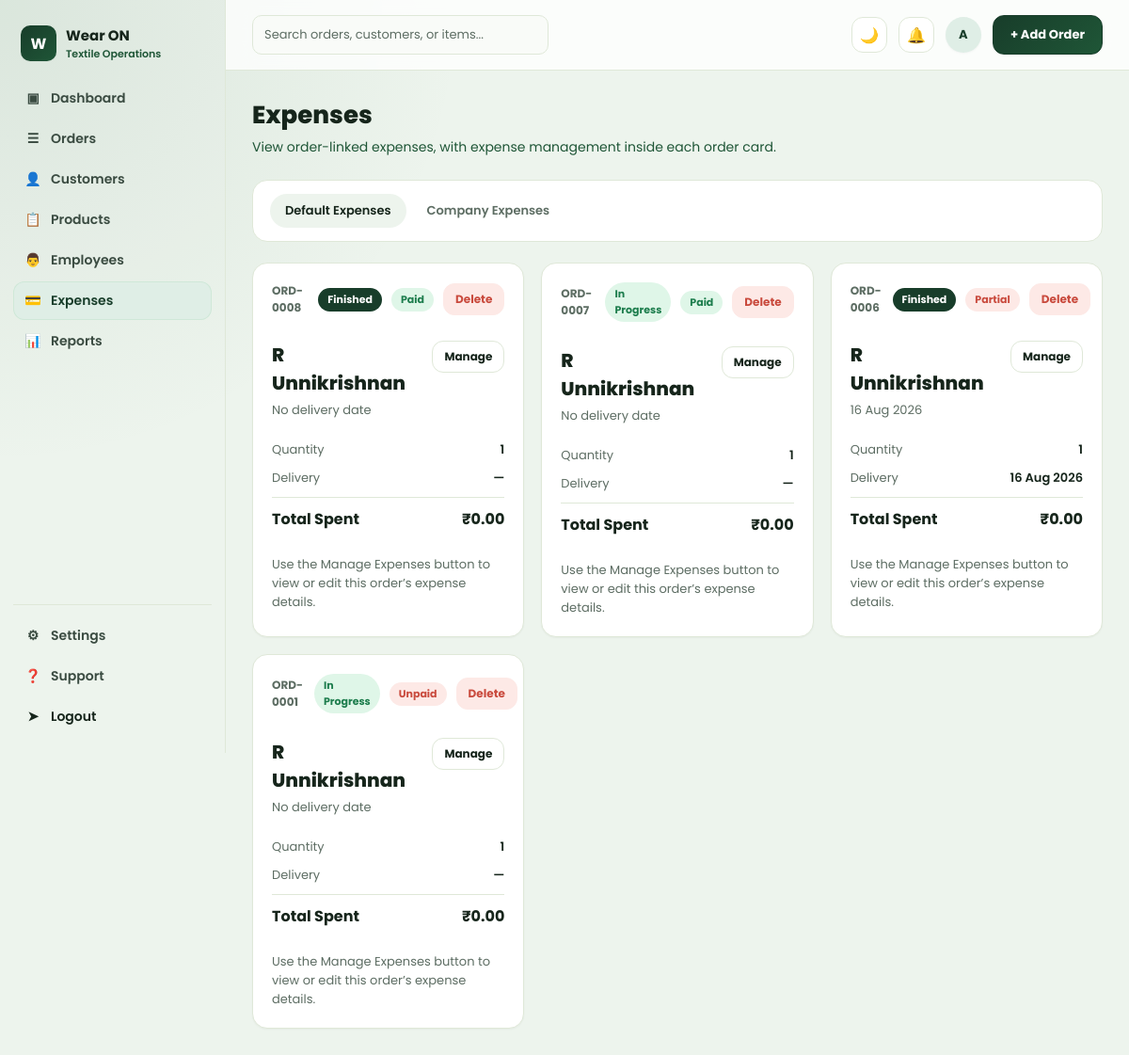
The app's page /expenses/ (signed in) with its own data.
### orders/models.py (models this page shows, shortened)
class Order(models.Model):
    STATUS_PENDING = "pending"
    STATUS_IN_PROGRESS = "in_progress"
    STATUS_FINISHED = "finished"
    STATUS_CANCELLED = "cancelled"
    STATUS_CHOICES = [
        (STATUS_PENDING, "Pending"),
        (STATUS_IN_PROGRESS, "In Progress"),
        (STATUS_FINISHED, "Finished"),
        (STATUS_CANCELLED, "Cancelled"),
    ]
    PRIORITY_LOW = "low"
    PRIORITY_MEDIUM = "medium"
    PRIORITY_HIGH = "high"
    PRIORITY_CHOICES = [
        (PRIORITY_LOW, "Low"),
        (PRIORITY_MEDIUM, "Medium"),
        (PRIORITY_HIGH, "High"),
    ]
    PAYMENT_METHOD_BANK = "bank_transfer"
    PAYMENT_METHOD_CHECK = "check"
    PAYMENT_METHOD_CARD = "card"
    PAYMENT_METHOD_ONLINE = "online_payment"
    PAYMENT_METHOD_OTHER = "other"
    PAYMENT_METHOD_CHOICES = [
        ("", "Select payment method"),
        (PAYMENT_METHOD_BANK, "Bank Transfer"),
        (PAYMENT_METHOD_CHECK, "Check"),
        (PAYMENT_METHOD_CARD, "Card"),
        (PAYMENT_METHOD_ONLINE, "Online Payment"),
        (PAYMENT_METHOD_OTHER, "Other"),
    ]
    order_number = models.CharField(max_length=20, unique=True, editable=False)
    customer = models.ForeignKey(Customer, on_delete=models.CASCADE, related_name="orders")
    status = models.CharField(max_length=20, choices=STATUS_CHOICES, default=STATUS_IN_PROGRESS)
    is_paid = models.BooleanField(default=False)
    order_date = models.DateField(default=timezone.localdate)
    expected_delivery_date = models.DateField(null=True, blank=True)
    reference_number = models.CharField("Reference / PO Number", max_length=50, blank=True)
    shipping_address = models.TextField(blank=True, help_text="Leave blank to use customer address")
    assigned_tailor = models.CharField(max_length=100, blank=True)
    priority = models.CharField(max_length=10, choices=PRIORITY_CHOICES, default=PRIORITY_MEDIUM)
    discount_percent = models.DecimalField(max_digits=5, decimal_places=2, default=0)
    amount_paid = models.DecimalField(max_digits=10, decimal_places=2, default=Decimal("0.00"))
    payment_method = models.CharField(
        max_length=30,
        choices=PAYMENT_METHOD_CHOICES,
        blank=True,
        default="",
    )
    payment_method_details = models.CharField(max_length=255, blank=True)
    customer_notes = models.TextField(blank=True)
    created_at = models.DateTimeField(auto_now_add=True)
    updated_at = models.DateTimeField(auto_now=True)
    class Meta:
        ordering = ["-created_at"]
    @property
    def subtotal(self):
        total = sum((item.subtotal for item in self.items.all()), Decimal("0"))
        return total.quantize(Decimal("0.01"))
    @property
    def discount_amount(self):
        return (self.subtotal * self.discount_percent / Decimal("100")).quantize(Decimal("0.01"))
    @property
    def grand_total(self):
        return self.subtotal - self.discount_amount
    @property
    def total_expenses(self):
        total = sum((expense.total for expense in self.expenses.all()), Decimal("0"))
        return total.quantize(Decimal("0.01"))
    @property
    def payment_status_label(self):
        if self.amount_paid >= self.grand_total and self.grand_total > Decimal("0"):
            return "Paid"
        if self.amount_paid > Decimal("0"):
            return "Partial"
        return "Unpaid"

class OrderItem(models.Model):
    order = models.ForeignKey(Order, on_delete=models.CASCADE, related_name="items")
    fabric = models.ForeignKey(
        Fabric, on_delete=models.SET_NULL, related_name="order_items", null=True, blank=True
    )
    item_name = models.CharField(max_length=150)
    description = models.CharField(max_length=255, blank=True)
    quantity = models.DecimalField(max_digits=10, decimal_places=2, default=1)
    unit_price = models.DecimalField("Rate", max_digits=10, decimal_places=2, default=0)
    @property
    def subtotal(self):
        return self.quantity * self.unit_price

class Customer(models.Model):
    name = models.CharField(max_length=150)
    company_name = models.CharField(max_length=150, blank=True)
    email = models.EmailField(blank=True)
    phone = models.CharField(max_length=20, blank=True)
    address = models.TextField(blank=True)
    created_at = models.DateTimeField(auto_now_add=True)
    class Meta:
        ordering = ["name"]

### orders/views.py (the view)
# urls.py: path("expenses/", views.expense_list, name="expense-list"),
@login_required
def expense_list(request):
    expense_type = request.GET.get("type", "default")
    if expense_type not in {"default", "company"}:
        expense_type = "default"
    context = {"expense_type": expense_type}
    if expense_type == "company":
        today = date.today()
        quarter_start, quarter_end = _quarter_bounds(today)
        company_category_choices = dict(CompanyExpense.CATEGORY_CHOICES)
        company_expenses = CompanyExpense.objects.all()
        this_quarter_expenses = company_expenses.filter(
            expense_date__gte=quarter_start, expense_date__lte=quarter_end
        )
        this_quarter_total = this_quarter_expenses.aggregate(total=Sum("amount"))["total"] or Decimal("0")
        all_time_total = company_expenses.aggregate(total=Sum("amount"))["total"] or Decimal("0")
        category_totals = (
            this_quarter_expenses.values("category").annotate(total=Sum("amount")).order_by("-total")
        )
        category_rows = [
            {
                "label": company_category_choices.get(row["category"], row["category"]),
                "total": row["total"] or Decimal("0"),
            }
            for row in category_totals
        ]
        max_category_total = max((row["total"] for row in category_rows), default=Decimal("0")) or Decimal("1")
        for row in category_rows:
            row["pct"] = int(row["total"] / max_category_total * 100)
        context.update(
            {
                "company_expenses": company_expenses,
                "quarter_label": f"Q{_quarter_number(today)} {today.year}",
                "this_quarter_total": this_quarter_total,
                "all_time_company_total": all_time_total,
                "company_category_rows": category_rows,
            }
        )
    else:
        orders = (
            Order.objects.select_related("customer")
            .prefetch_related("expenses")
            .order_by("-created_at")
        )
        context["orders"] = orders
    return render(request, "orders/expense_list.html", context)

### orders/templates/orders/expense_list.html (shortened to what this page needs)
{% extends "base.html" %}
{% load humanize %}
{% block content %}
<h1 class="page-title">Expenses</h1>
<p class="page-sub">
  {% if expense_type == "company" %}
  General business overhead — rent, utilities, salaries, and everything not tied to a specific order.
  {% else %}
  View order-linked expenses, with expense management inside each order card.
  {% endif %}
</p>
<div class="filter-bar">
  <div class="tabs">
    <a class="tab {% if expense_type == "default" %}active{% endif %}" href="?type=default">Default Expenses</a>
    <a class="tab {% if expense_type == "company" %}active{% endif %}" href="?type=company">Company Expenses</a>
  </div>
</div>
{% if expense_type == "company" %}
<div class="stat-grid">
  <div class="card stat-card"><div class="stat-label">This Quarter ({{ quarter_label }})</div><div class="stat-value red">&#8377;{{ this_quarter_total|intcomma }}</div></div>
  <div class="card stat-card"><div class="stat-label">All-Time Total</div><div class="stat-value">&#8377;{{ all_time_company_total|intcomma }}</div></div>
</div>
<div class="card info-card" style="margin-bottom:20px;">
  <h3>{{ quarter_label }} by Category</h3>
  {% for row in company_category_rows %}
  <div class="bar-row">
    <span class="bar-label">{{ row.label }}</span>
    <span class="bar-track"><span class="bar-fill danger-fill" style="width:{{ row.pct }}%;"></span></span>
    <span class="bar-value">&#8377;{{ row.total|intcomma }}</span>
  </div>
  {% empty %}
  <p class="text-muted">No company expenses logged this quarter yet.</p>
  {% endfor %}
</div>
<div class="card employee-section">
  <h3>All Company Expenses</h3>
  <p class="text-muted" style="margin-top:-6px;">Every entry stays here and in Reports even after the quarter it belongs to ends.</p>
  <div class="employee-table-wrap">
    <table class="employee-table">
      <thead>
        <tr>
          <th>Date</th>
          <th>Quarter</th>
          <th>Name</th>
          <th>Category</th>
          <th>Amount</th>
          <th>Notes</th>
          <th></th>
        </tr>
      </thead>
      <tbody>
        {% for expense in company_expenses %}
        <tr>
          <td>{{ expense.expense_date }}</td>
          <td>{{ expense.quarter_label }}</td>
          <td>{{ expense.name }}</td>
          <td>{{ expense.get_category_display }}</td>
          <td>&#8377;{{ expense.amount|intcomma }}</td>
          <td>{{ expense.notes|default:"—" }}</td>
          <td>
            <form method="post" action="{% url 'company-expense-delete' expense.pk %}" class="inline-form">
              {% csrf_token %}
              <button type="submit" class="btn btn-sm btn-danger" onclick="return confirm('Delete this company expense?');">Delete</button>
            </form>
          </td>
        </tr>
        {% empty %}
        <tr><td colspan="7" class="empty-row">No company expenses recorded yet.</td></tr>
        {% endfor %}
      </tbody>
    </table>
  </div>
</div>
{% else %}
<div class="order-grid">
  {% for order in orders %}
  <div class="card order-card">
    <div class="order-card-top">
      <span class="order-id">{{ order.order_number }}</span>
      <div class="status-actions">
        <span class="pill pill-{{ order.status }}">{{ order.get_status_display }}</span>
        <span class="pill pill-{{ order.is_paid|yesno:"paid,unpaid" }}">{{ order.payment_status_label }}</span>
        <form method="post" action="{% url 'order-delete' order.pk %}" class="inline-form">
          <button type="submit" class="btn btn-sm btn-danger" onclick="return confirm('Delete this order and all its expenses?');">Delete</button>
        </form>
      </div>
    </div>
    <div class="order-name-row">
      <div>
        <div class="order-name">{{ order.customer.name }}</div>
        <div class="text-muted" style="font-size:13px; margin-top:4px;">{{ order.expected_delivery_date|date:"d M Y"|default:"No delivery date" }}</div>
      </div>
      <a href="{% url 'order-expenses' order.pk %}" class="btn btn-sm btn-outline">Manage</a>
    </div>
    <div class="kv-row"><span class="k">Quantity</span><span class="v">{% with first_item=order.items.first %}{% if first_item %}{{ first_item.quantity|floatformat:0 }}{% else %}&mdash;{% endif %}{% endwith %}</span></div>
    <div class="kv-row"><span class="k">Delivery</span><span class="v">{{ order.expected_delivery_date|date:"d M Y"|default:"—" }}</span></div>
    <div class="order-total-row"><span>Total Spent</span><span>&#8377;{{ order.total_expenses|intcomma }}</span></div>
    <div class="expense-card-list">
      <p style="margin:0; color:var(--muted); font-size:13px;">Use the Manage Expenses button to view or edit this order’s expense details.</p>
    </div>
  </div>
  {% empty %}
  <div class="empty-state">No orders available yet.</div>
  {% endfor %}
</div>
{% endif %}
{% endblock %}

### templates/base.html (shortened to what this page needs)
{% load static %}<!DOCTYPE html>
<html lang="en">
<head>
  <link rel="stylesheet" href="{% static 'css/style.css' %}">
</head>
<body>
  <div class="app">
    <aside class="sidebar">
      <div class="brand">
        <div class="brand-mark">W</div>
        <div>
          <div class="brand-name">Wear ON</div>
          <div class="brand-sub">Textile Operations</div>
        </div>
      </div>
      <ul class="nav">
        <li><a href="{% url 'dashboard' %}" class="{% if request.resolver_match.url_name == 'dashboard' %}active{% endif %}"><span class="icon">&#9635;</span> Dashboard</a></li>
        <li><a href="{% url 'order-list' %}" class="{% if request.resolver_match.url_name in 'order-list,order-detail,order-create,order-edit' %}active{% endif %}"><span class="icon">&#9776;</span> Orders</a></li>
        <li><a href="{% url 'customer-list' %}" class="{% if request.resolver_match.url_name in 'customer-list,customer-detail' %}active{% endif %}"><span class="icon">&#128100;</span> Customers</a></li>
        <li><a href="{% url 'product-list' %}" class="{% if request.resolver_match.url_name == 'product-list' %}active{% endif %}"><span class="icon">&#128203;</span> Products</a></li>
        <li><a href="{% url 'employee-list' %}" class=""><span class="icon">&#128104;</span> Employees</a></li>
        <li><a href="{% url 'expense-list' %}" class="{% if request.resolver_match.url_name in 'expense-list,order-expenses' %}active{% endif %}"><span class="icon">&#128179;</span> Expenses</a></li>
        <li><a href="{% url 'reports' %}" class="{% if request.resolver_match.url_name == 'reports' %}active{% endif %}"><span class="icon">&#128202;</span> Reports</a></li>
      </ul>
      <div class="sidebar-footer">
        <ul class="nav">
          <li><a href="{% url 'settings' %}"><span class="icon">&#9881;</span> Settings</a></li>
          <li><a href="{% url 'support' %}"><span class="icon">&#10067;</span> Support</a></li>
          {% if user.is_authenticated %}
          <li>
            <form method="post" action="{% url 'logout' %}">
              <button type="submit" class="nav a" style="width:100%; text-align:left; background:none; border:none; cursor:pointer; display:flex; align-items:center; gap:10px; padding:10px 12px; border-radius:10px; font-size:14px; font-weight:600; color:var(--green-900);">
                <span class="icon">&#10148;</span> Logout
              </button>
            </form>
          </li>
          {% endif %}
        </ul>
      </div>
    </aside>
    <div class="main">
      <div class="topbar">
        <input class="search-box" type="text" placeholder="Search orders, customers, or items...">
        <div class="topbar-actions">
          <button type="button" class="icon-btn" data-theme-toggle aria-label="Toggle dark mode" title="Toggle dark mode">☀️</button>
          <div class="icon-btn" aria-label="Notifications" title="Notifications">&#128276;</div>
          <div class="avatar">{{ user.username|default:"?"|first|upper }}</div>
          <a href="{% url 'order-create' %}" class="btn btn-primary">+ Add Order</a>
        </div>
      </div>
      <div class="content">
        {% block content %}{% endblock %}
      </div>
    </div>
  </div>
</body>
</html>

### records on screen
Order: order_number "ORD-0008", status "Finished", payment_status_label "Paid", customer.name "R Unnikrishnan", expected_delivery_date "No delivery date", items.first.quantity "1", expected_delivery_date "—", total_expenses "0.00"
Order: order_number "ORD-0007", status "In Progress", payment_status_label "Paid", customer.name "R Unnikrishnan", expected_delivery_date "No delivery date", items.first.quantity "1", expected_delivery_date "—", total_expenses "0.00"
Order: order_number "ORD-0006", status "Finished", payment_status_label "Partial", customer.name "R Unnikrishnan", expected_delivery_date "16 Aug 2026", items.first.quantity "1", total_expenses "0.00"
Order: order_number "ORD-0001", status "In Progress", payment_status_label "Unpaid", customer.name "R Unnikrishnan", expected_delivery_date "No delivery date", items.first.quantity "1", expected_delivery_date "—", total_expenses "0.00"

### other values on screen
{{ user.username|default:"?"|first|upper }} "A"
